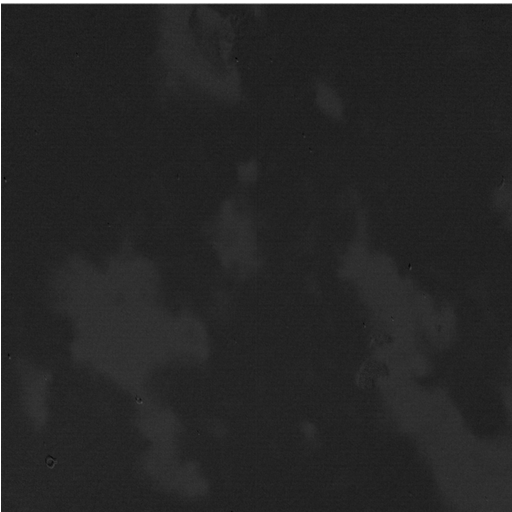
#> input picture Images ALBA - Sample PyHM004/Low temperature/DICHROISM.tif, 512 x 512 px
$ python test_auto_bc.py
#> lines starting #> are read from the running program, lines starting #| are printed output that depends on the picture
# -*- coding: utf-8 -*-
"""
Script de prueba: Auto Brightness/Contrast
Replica el comportamiento de Image > Adjust > Brightness/Contrast > Auto de ImageJ.

Pipeline:
    1. Carga la imagen (cualquier dtype)
    2. Normaliza a uint8 [0, 255]
    3. Aplica Auto B&C sobre la imagen normalizada

Uso:
    python test_auto_bc.py
    python test_auto_bc.py ruta/a/imagen.tif
"""

import sys
import numpy as np
import cv2
import matplotlib.pyplot as plt
import matplotlib.gridspec as gridspec


# --- Algoritmo ---

def normalize_to_uint8(image: np.ndarray) -> np.ndarray:
    """Normaliza cualquier dtype a uint8 [0, 255] por rango min-max."""
    img = image.astype(np.float32)
    img = (img - img.min()) / (img.max() - img.min()) * 255
    return img.astype(np.uint8)


def auto_brightness_contrast(
    image: np.ndarray,
    saturated_pct: float = 0.35,
    roi_mask: np.ndarray | None = None,
) -> np.ndarray:
    """
    Replica Image > Adjust > Brightness/Contrast > Auto de ImageJ.

    Parametros
    ----------
    image        : imagen uint8 de entrada (2D)
    saturated_pct: porcentaje de pixeles saturados en cada extremo (defecto 0.35)
    roi_mask     : mascara booleana opcional; si se pasa, el calculo usa solo esos pixeles

    Retorna
    -------
    Imagen uint8 con el contraste ajustado
    """
    pixels = image[roi_mask].astype(np.float32) if roi_mask is not None else image.astype(np.float32).ravel()

    p_low  = np.percentile(pixels, saturated_pct)
    p_high = np.percentile(pixels, 100.0 - saturated_pct)

    if p_high == p_low:
        raise ValueError(f"Rango de imagen nulo: p_low = p_high = {p_low}.")

    inicio, final=  histogram_range(image, coverage=0.90)
    stretched = np.clip((image.astype(np.float32) - p_low) / (p_high - p_low) * 255, 0, 50)
    return stretched.astype(np.uint8)


def histogram_range(
    image: np.ndarray,
    coverage: float = 0.80,
    roi_mask: np.ndarray | None = None,
) -> tuple[int, int]:
    """
    Encuentra el intervalo minimo [v_low, v_high] cuya integral del histograma
    representa al menos `coverage` fraccion del total de pixeles.

    Usa ventana deslizante sobre la CDF del histograma (256 bins, imagen uint8).

    Parametros
    ----------
    image    : imagen uint8 2D
    coverage : fraccion objetivo (defecto 0.80 = 80%)
    roi_mask : mascara booleana opcional

    Retorna
    -------
    (v_low, v_high) : valores de pixel que delimitan el tramo minimo
    """
    pixels = image[roi_mask].ravel() if roi_mask is not None else image.ravel()
    hist, _ = np.histogram(pixels, bins=256, range=(0, 255))
    target = hist.sum() * coverage

    best = (0, 255)
    best_width = 256
    window_sum = int(hist[0])
    j = 0

    for i in range(256):
        while window_sum < target and j < 255:
            j += 1
            window_sum += int(hist[j])

        if window_sum >= target:
            width = j - i
            if width < best_width:
                best_width = width
                best = (i, j)

        window_sum -= int(hist[i])

    return i,j


# --- Visualizacion ---

def plot_comparison(
    original: np.ndarray,
    normalized: np.ndarray,
    result: np.ndarray,
    image_path: str,
) -> None:
    fig = plt.figure(figsize=(18, 8))
    fig.suptitle(f"Auto Brightness/Contrast -- {image_path}", fontsize=12, fontweight="bold")

    gs = gridspec.GridSpec(2, 3, hspace=0.4, wspace=0.3)

    # 1. Imagen original
    ax_orig = fig.add_subplot(gs[0, 0])
    ax_orig.imshow(original, cmap="gray")
    ax_orig.set_title(f"1. Original  ({original.dtype})\nmin={original.min():.3f}  max={original.max():.3f}")
    ax_orig.axis("off")

    # 2. Normalizada a uint8
    ax_norm = fig.add_subplot(gs[0, 1])
    ax_norm.imshow(normalized, cmap="gray")
    ax_norm.set_title(f"2. Normalizada (uint8)\nmin={normalized.min()}  max={normalized.max()}")
    ax_norm.axis("off")

    # 3. Auto B&C sobre la normalizada
    ax_res = fig.add_subplot(gs[0, 2])
    ax_res.imshow(result, cmap="gray")
    ax_res.set_title(f"3. Auto B&C  (uint8)\nmin={result.min()}  max={result.max()}")
    ax_res.axis("off")

    # Histograma original
    ax_h1 = fig.add_subplot(gs[1, 0])
    ax_h1.hist(original.astype(np.float32).ravel(), bins=100, color="steelblue", alpha=0.8)
    ax_h1.set_title("Histograma original")
    ax_h1.set_xlabel("Valor de pixel")
    ax_h1.set_ylabel("Frecuencia")
    ax_h1.grid(linestyle="--", alpha=0.5)

    # Histograma normalizada
    ax_h2 = fig.add_subplot(gs[1, 1])
    ax_h2.hist(normalized.ravel(), bins=100, color="seagreen", alpha=0.8)
    ax_h2.set_title("Histograma normalizada")
    ax_h2.set_xlabel("Valor de pixel (0-255)")
    ax_h2.set_ylabel("Frecuencia")
    ax_h2.grid(linestyle="--", alpha=0.5)

    # Histograma resultado
    ax_h3 = fig.add_subplot(gs[1, 2])
    ax_h3.hist(result.ravel(), bins=100, color="darkorange", alpha=0.8)
    ax_h3.set_title("Histograma tras Auto B&C")
    ax_h3.set_xlabel("Valor de pixel (0-255)")
    ax_h3.set_ylabel("Frecuencia")
    ax_h3.grid(linestyle="--", alpha=0.5)

    plt.show()


# --- Entry point ---

if __name__ == "__main__":
    DEFAULT_IMAGE = r"Images ALBA - Sample PyHM004/Low temperature/DICHROISM.tif"

    image_path = sys.argv[1] if len(sys.argv) > 1 else DEFAULT_IMAGE

    print(f"Cargando imagen: {image_path}")
    image = cv2.imread(image_path, cv2.IMREAD_UNCHANGED)
#> image is the input picture: shape (512, 512) float32; min -0.193, max 1, mean -0.011

    if image is None:
        print(f"ERROR: No se pudo cargar la imagen en '{image_path}'")
        sys.exit(1)

    print(f"  dtype : {image.dtype}")
#|   dtype : float32
    print(f"  shape : {image.shape}")
#|   shape : (512, 512)
    print(f"  rango : [{image.min():.4f}, {image.max():.4f}]")
#|   rango : [-0.1930, 1.0000]

    normalized = normalize_to_uint8(image)
    print(f"\nNormalizada a uint8:")
    print(f"  dtype : {normalized.dtype}")
#|   dtype : uint8
    print(f"  rango : [{normalized.min()}, {normalized.max()}]")
#|   rango : [0, 255]

    result = auto_brightness_contrast(normalized, saturated_pct=0.35)
#> in auto_brightness_contrast, `p_low  = np.percentile(pixels, saturated_pct)`: p_low = 28
#> in auto_brightness_contrast, `p_high = np.percentile(pixels, 100.0 - saturated_pct)`: p_high = 255
#> in histogram_range, `hist, _ = np.histogram(pixels, bins=256, range=(0, 255))`: hist = 256 values, max 33942 at index 34, min 0 at index 1, mean 1024
#> in histogram_range, `target = hist.sum() * coverage`: target = 235929.6
#> in histogram_range, `window_sum = int(hist[0])`: window_sum = 1
#> the loop in histogram_range, `for i in range(256):` made 256 passes
#> window_sum on passes 1 to 3: 237190, 237190, 237190
#> after the loop in histogram_range, `for i in range(256):`: best = (30, 46); best_width = 16; j = 255; window_sum = 0
#> in auto_brightness_contrast, `inicio, final=  histogram_range(image, coverage=0.90)`: inicio = 255
#> in auto_brightness_contrast, `stretched = np.clip((image.astype(np.float32) - p_low) / (p_high - p_l..`:
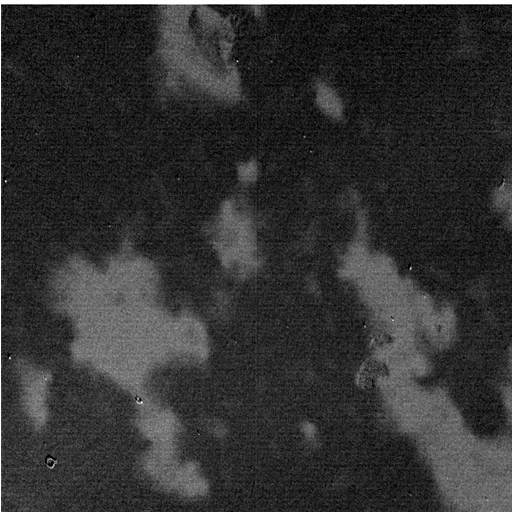
#> stretched: shape (512, 512) float32; min 0, max 50, mean 9.9; drawn with min black and max white
#> in auto_brightness_contrast, `return stretched.astype(np.uint8)`:
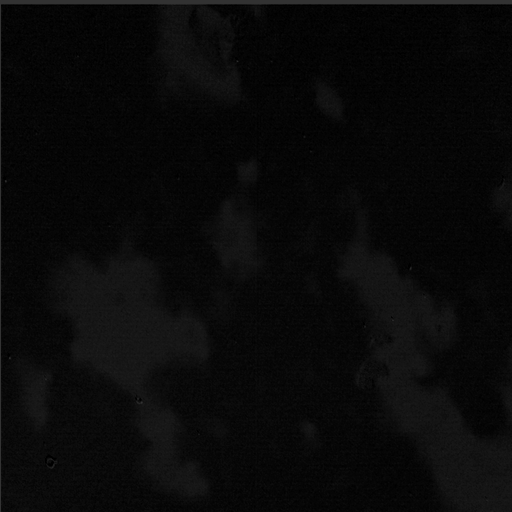
#> returned value: shape (512, 512); min 0, max 50, mean 9.3
    print(f"\nResultado tras Auto B&C:")
    print(f"  dtype : {result.dtype}")
#|   dtype : uint8
    print(f"  rango : [{result.min()}, {result.max()}]")
#|   rango : [0, 50]

    plot_comparison(image, normalized, result, image_path)
#> in plot_comparison, `plt.show()`:
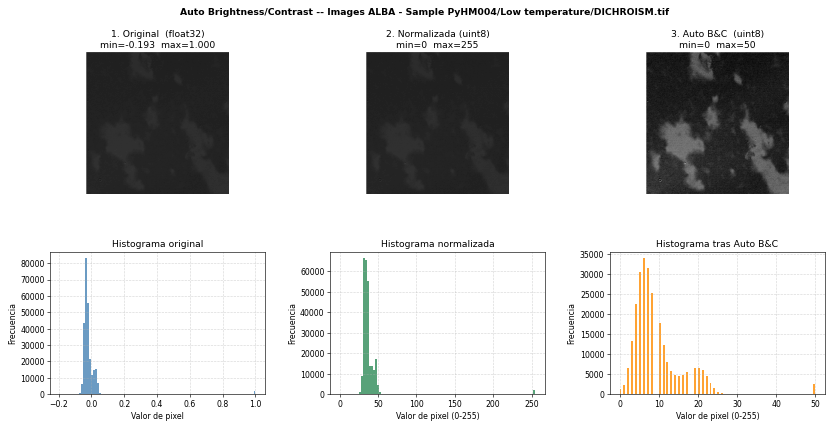
#> figure drawn by matplotlib, 6 panels; panel 4: tallest bar 82947 high, from x = -0.0379 to -0.026; panel 5: tallest bar 66434 high, from x = 30.6 to 33.15; panel 6: tallest bar 33942 high, from x = 6 to 6.5
